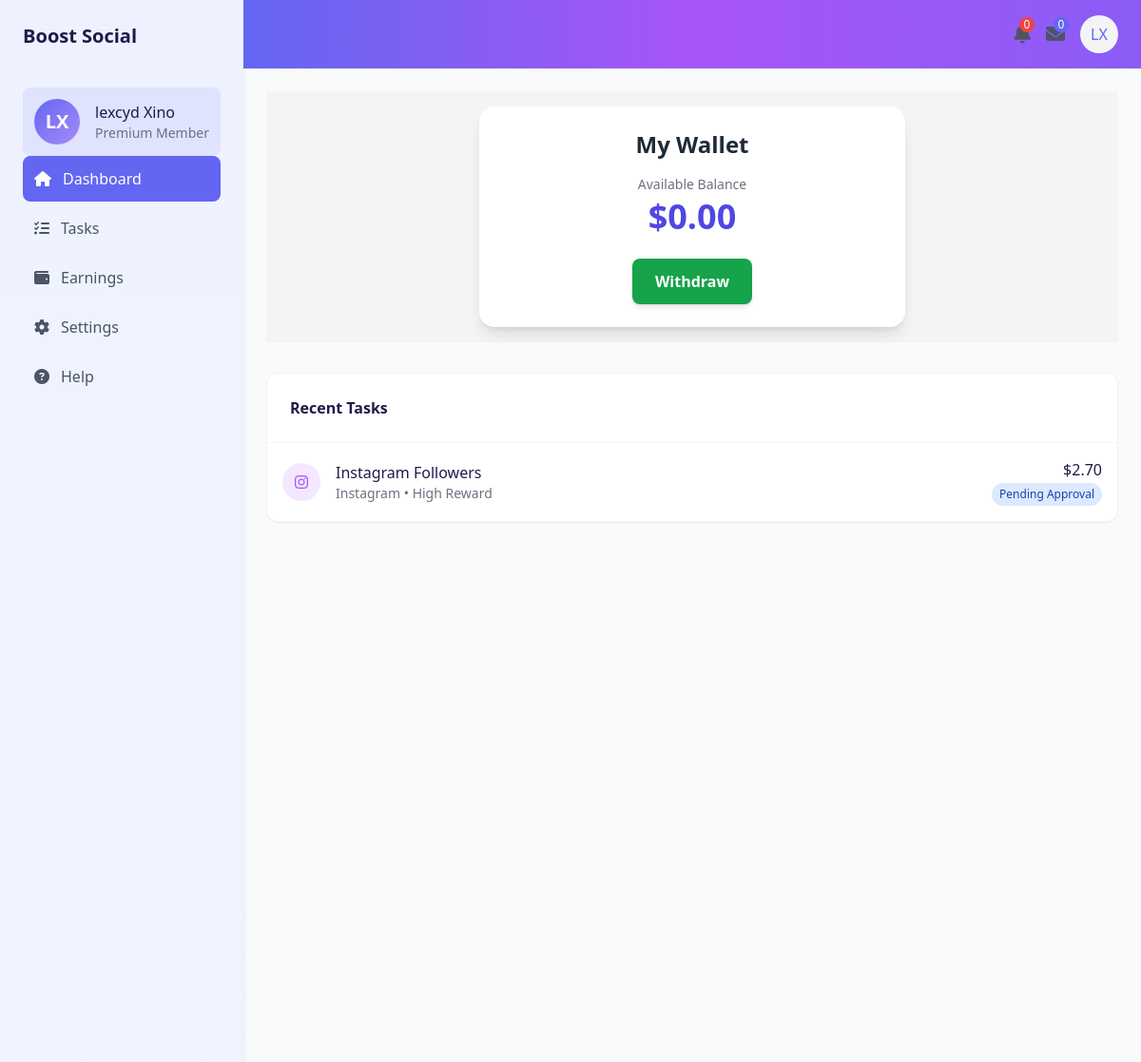
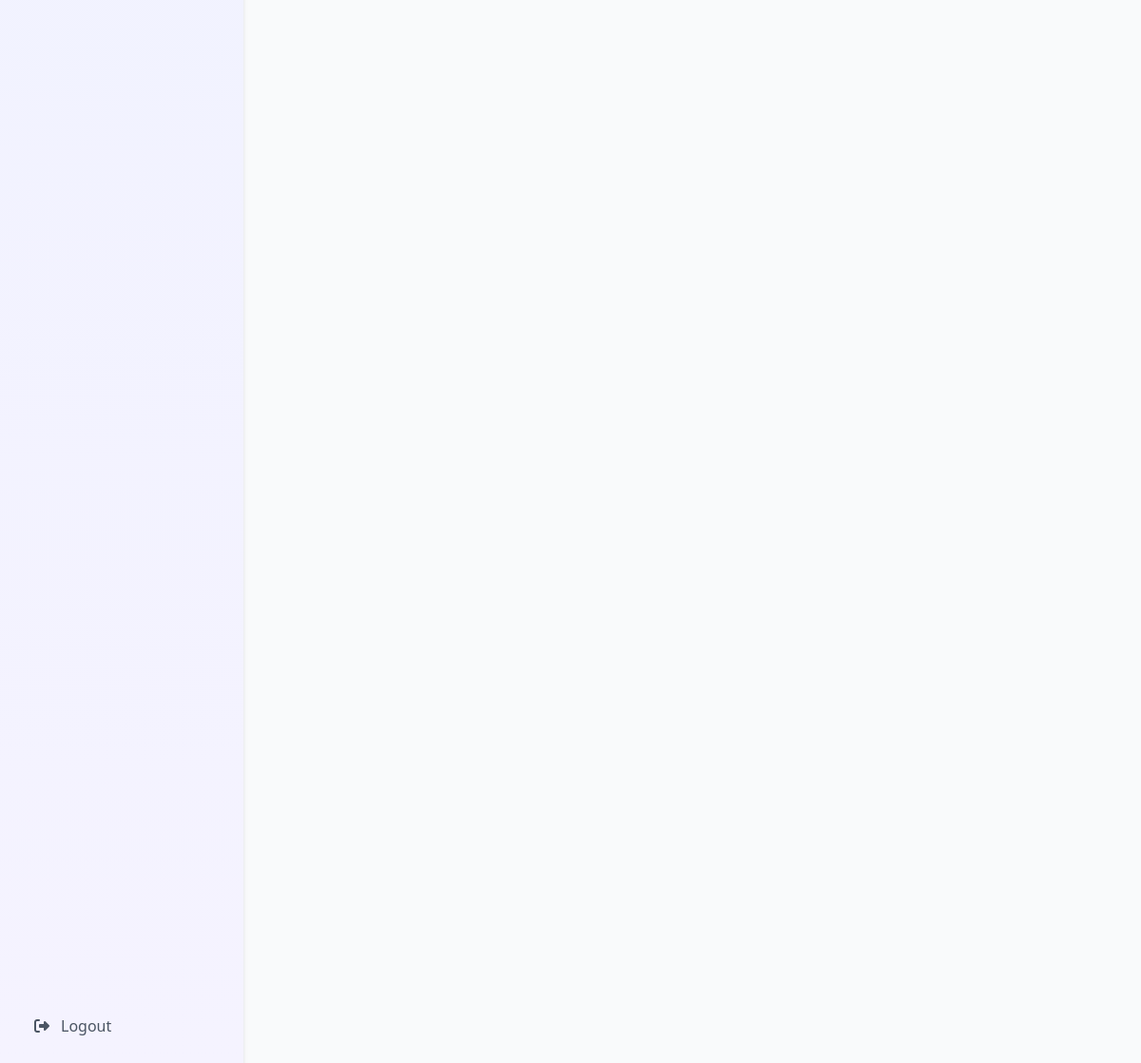
The page /earnings.php (signed in) on the database its author committed (2 pictures, top to bottom).
### tables this page shows
CREATE TABLE IF NOT EXISTS `user` (
  `id` int NOT NULL AUTO_INCREMENT,
  `fullName` varchar(45) NOT NULL,
  `pass` varchar(35) NOT NULL,
  `userType` varchar(15) NOT NULL,
  `profilePicture` varchar(50) NOT NULL,
  `userName` varchar(15) NOT NULL,
  `email` varchar(50) NOT NULL,
  `phone` varchar(18) NOT NULL,
  `otp` int NOT NULL,
  `verifiedStatus` tinyint(1) NOT NULL DEFAULT '0',
  `resetToken` varchar(255) NOT NULL,
  PRIMARY KEY (`id`)
);

CREATE TABLE IF NOT EXISTS `task` (
  `id` varchar(25) NOT NULL,
  `orderId` varchar(25) NOT NULL,
  `earnerId` int NOT NULL,
  `status` varchar(25) NOT NULL DEFAULT 'In Progress',
  `receipt` varchar(255) NOT NULL,
  `taskDate` timestamp NOT NULL DEFAULT CURRENT_TIMESTAMP,
  PRIMARY KEY (`id`),
  KEY `serviceId` (`orderId`),
  KEY `earnerId` (`earnerId`)
);

CREATE TABLE IF NOT EXISTS `service` (
  `id` int NOT NULL AUTO_INCREMENT,
  `title` varchar(35) NOT NULL,
  `advDes` text NOT NULL,
  `earnerDes` text NOT NULL,
  `advPrice` decimal(11,2) NOT NULL,
  `earnerPrice` decimal(11,2) NOT NULL,
  `per` int NOT NULL,
  `platform` varchar(25) NOT NULL,
  `imgUrl` varchar(65) NOT NULL,
  `imgBg` varchar(25) NOT NULL,
  `icon` varchar(25) NOT NULL,
  `iconBg` varchar(25) NOT NULL,
  `iconColour` varchar(25) NOT NULL,
  `rating` decimal(5,2) NOT NULL,
  `ratingCount` int NOT NULL,
  `platformBg` varchar(25) NOT NULL,
  `platformColour` varchar(25) NOT NULL,
  `highLight` varchar(25) NOT NULL,
  `highLightColour` varchar(25) NOT NULL,
  `highLightBg` varchar(25) NOT NULL,
  `categoryId` int NOT NULL,
  PRIMARY KEY (`id`),
  KEY `categoryId` (`categoryId`)
);

### method.php (called while the page is built, shortened)
<?php
function getInitials($string) {
    $words = explode(' ', trim($string));
    $initials = '';
    foreach ($words as $word) {
        if (!empty($word)) {
            $initials .= strtoupper($word[0]);
        }
    }
    return $initials;
}
?>

### earnings.php (the view, shortened to what this page needs)
<?php
        include_once 'method.php';
        $userId = $_SESSION['id'];
        $sqlWallet = 'SELECT * FROM earnerwallet WHERE userId = :userId LIMIT 1';
        $stmtWallet = $pdo->prepare($sqlWallet);
        $stmtWallet->execute(['userId' => $userId]);
        $rowWallet = $stmtWallet->fetch();
        $sqlRecentTask = "SELECT task.status AS taskStatus, socialorder.*, service.*, task.* FROM task
        INNER JOIN socialorder ON task.orderId = socialorder.id
        INNER JOIN service ON socialorder.serviceId = service.id ORDER BY task.taskDate DESC LIMIT 5";
        $stmtRecentTask = $pdo->prepare($sqlRecentTask);
        $stmtRecentTask->execute();
        $rowsRecentTask = $stmtRecentTask->fetchAll();
        $sqlUser = 'SELECT * FROM user  WHERE id = :id LIMIT 1';
        $stmtUser = $pdo->prepare($sqlUser);
        $stmtUser->execute(['id' => $_SESSION['id']]);
        $rowUser = $stmtUser->fetch();
?>
<!DOCTYPE html>
<html lang="en">
<head>
    <script src="https://cdn.tailwindcss.com"></script>
    <link rel="stylesheet" href="https://cdnjs.cloudflare.com/ajax/libs/font-awesome/6.4.0/css/all.min.css">
</head>
<body class="bg-gray-50">
    <div class="flex min-h-screen">
        <div class="sidebar w-64 bg-gradient-to-b from-indigo-50 to-violet-50 shadow-md">
            <div class="p-6">
                <div style="float:right;">
                    <div class="flex items-center justify-between ml-auto">
                        <h1 class="text-xl font-bold text-dark">Boost Social</h1>
                    </div>
                    <div class="mt-10">
                        <div class="flex items-center space-x-4 p-3 bg-primary/10 rounded-lg ml-auto">
                            <div class="w-12 h-12 rounded-full gradient-bg flex items-center justify-center text-white">
                                <span
                                    class="text-xl font-semibold"><?php echo getInitials($rowUser -> fullName) ?></span>
                            </div>
                            <div>
                                <p class="font-medium text-dark"><?php echo $rowUser -> fullName ?></p>
                                <p class="text-sm text-gray-500">Premium Member</p>
                            </div>
                        </div>
                    </div>
                </div>
                <nav class="mt-10">
                    <div class="space-y-1">
                        <a href="earner" class="flex items-center space-x-3 p-3 rounded-lg bg-primary text-white">
                            <i class="fas fa-home"></i>
                            <span>Dashboard</span>
                        </a>
                        <a href="task"
                            class="flex items-center space-x-3 p-3 rounded-lg text-gray-600 hover:bg-primary/10 hover:text-primary">
                            <i class="fas fa-tasks"></i>
                            <span>Tasks</span>
                        </a>
                        <a href="earnings"
                            class="flex items-center space-x-3 p-3 rounded-lg text-gray-600 hover:bg-primary/10 hover:text-primary">
                            <i class="fas fa-wallet"></i>
                            <span>Earnings</span>
                        </a>
                        <a href="earner-settings"
                            class="flex items-center space-x-3 p-3 rounded-lg text-gray-600 hover:bg-primary/10 hover:text-primary">
                            <i class="fas fa-cog"></i>
                            <span>Settings</span>
                        </a>
                        <a href="help"
                            class="flex items-center space-x-3 p-3 rounded-lg text-gray-600 hover:bg-primary/10 hover:text-primary">
                            <i class="fas fa-question-circle"></i>
                            <span>Help</span>
                        </a>
                    </div>
                </nav>
            </div>
            <div class="absolute bottom-0 left-0 right-0 p-6">
                <button
                    class="w-full flex items-center space-x-3 p-3 rounded-lg text-gray-600 hover:bg-primary/10 hover:text-primary"
                    onclick="window.location.href='logout';">
                    <i class="fas fa-sign-out-alt"></i>
                    <span>Logout</span>
                </button>
            </div>
        </div>
        <div class="flex-1">
            <header class="bg-gradient-to-r from-indigo-500 via-purple-500 to-violet-500 shadow-sm">
                <div class="px-6 py-4 flex items-center justify-between">
                    <div class="flex items-center space-x-4 ml-auto">
                        <div class="relative">
                            <button class="text-gray-600 hover:text-primary">
                                <i class="fas fa-bell text-xl"></i>
                                <span
                                    class="absolute -top-1 -right-1 w-4 h-4 flex items-center justify-center bg-red-500 text-white text-xs rounded-full">0</span>
                            </button>
                        </div>
                        <div class="relative">
                            <button class="text-gray-600 hover:text-primary">
                                <i class="fas fa-envelope text-xl"></i>
                                <span
                                    class="absolute -top-1 -right-1 w-4 h-4 flex items-center justify-center bg-primary text-white text-xs rounded-full">0</span>
                            </button>
                        </div>
                        <button
                            class="w-10 h-10 rounded-full bg-gray-100 text-primary flex items-center justify-center">
                            <?php echo getInitials($rowUser -> fullName) ?>
                        </button>
                    </div>
                </div>
            </header>
            <main class="p-6">
                <div class=" bg-gray-100 flex items-center justify-center p-4">
                    <div class="bg-white shadow-lg rounded-2xl p-6 max-w-md w-full">
                        <div class=" mb-4">
                            <h2 class="text-2xl font-semibold text-gray-800 text-center">My Wallet</h2>
                        </div>
                        <div class="mb-6 text-center">
                            <p class="text-sm text-gray-500">Available Balance</p>
                            <h1 class="text-4xl font-bold text-secondary mt-1">
                                $<?php echo number_format($rowWallet -> balance, 2)  ?></h1>
                        </div>
                        <div class="flex items-center justify-center space-x-4">
                            <button type="submit" id="openFundModal"
                                class="bg-green-600 hover:bg-green-700 text-white font-semibold px-6 py-3 rounded-lg shadow-md">
                                Withdraw
                            </button>
                        </div>
                    </div>
                </div>
                <div class="mt-8 bg-white rounded-xl shadow-sm border border-gray-100 overflow-hidden">
                    <div class="p-6 border-b border-gray-100">
                        <h3 class="font-bold text-dark">Recent Tasks</h3>
                    </div>
                    <div class="divide-y divide-gray-100">
                        <?php foreach ($rowsRecentTask as $recentTask): ?>
                        <div class="p-4 hover:bg-gray-50 transition-colors duration-200">
                            <div class="flex items-center justify-between">
                                <div class="flex items-center space-x-4">
                                    <div
                                        class="w-10 h-10 rounded-full <?php echo $recentTask -> iconBg  ?> flex items-center justify-center <?php echo $recentTask -> iconColour  ?>">
                                        <i class="<?php echo $recentTask -> icon ?>"></i>
                                    </div>
                                    <div>
                                        <h4 class="font-medium text-dark"><?php echo $recentTask -> title ?></h4>
                                        <p class="text-sm text-gray-500">
                                            <?php echo $recentTask -> platform;
                                            $reward = '';
                                            $bg = '';
                                            $colour = '';
                                                $earnerPrice = $recentTask -> earnerPrice;
                                                if ($earnerPrice > 1) {
                                                   $reward  = 'High Reward';
                                                } elseif ($earnerPrice > 0.5 && $earnerPrice < 1 ) {
                                                    $reward = 'Medium Reward';
                                                } else {
                                                    $reward  =  'Low Reward';
                                                }
                                                if ($recentTask -> taskStatus == 'In Progress') {
                                                    $bg = 'bg-yellow-100';
                                                    $colour = 'text-yellow-800';
                                                }
                                                elseif($recentTask -> taskStatus == 'Pending Approval') {
                                                    $bg = 'bg-blue-100';
                                                    $colour = 'text-blue-800';
                                                }
                                                else {
                                                    $bg = 'bg-red-100';
                                                    $colour = 'text-red-800';
                                                }
                                            ?>
                                            •
                                            <?php echo $reward ?>
                                        </p>
                                    </div>
                                </div>
                                <div class="text-right">
                                    <p class="font-medium text-dark">$<?php echo $recentTask -> earnerPrice ?></p>
                                    <div
                                        class="inline-flex items-center px-2 py-1 rounded-full text-xs font-medium <?php echo $bg ?> <?php echo $colour ?>">
                                        <?php echo $recentTask -> taskStatus ?>
                                    </div>
                                </div>
                            </div>
                        </div>
                        <?php endforeach; ?>
                    </div>
                </div>
            </main>
        </div>
    </div>
</body>
</html>

### earnings.php (style rules this page uses)
.gradient-bg { background: linear-gradient(135deg, #6366f1 0%, #a78bfa 100%); }
.sidebar { transition: all 0.3s ease; }

### rows shown on the page
user: fullName "LX", fullName "lexcyd Xino"
task: service.title "Instagram Followers", service.platform "Instagram", service.earnerPrice "High Reward", service.earnerPrice "2.70", status "Pending Approval"

### other values the page prints
$rowWallet -> balance "0.00"
